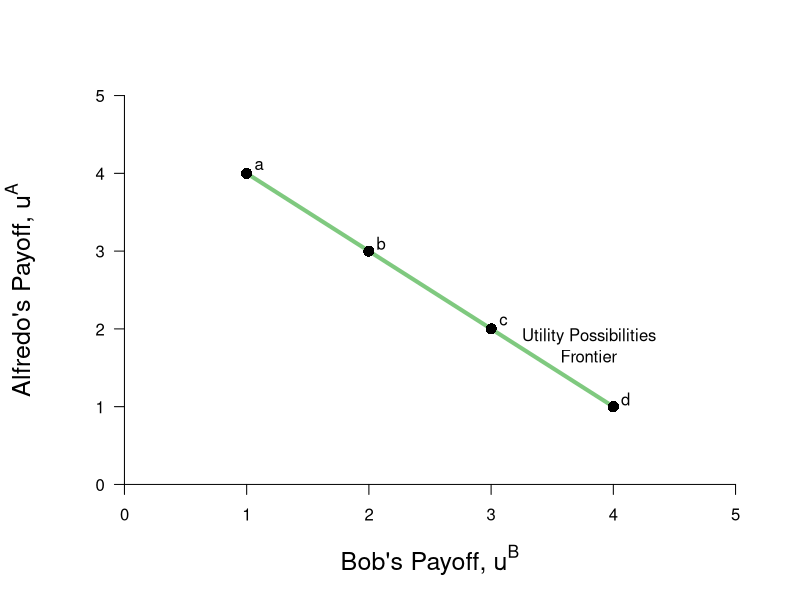

The R source for this figure:
require(ggplot2)
require(shape)
pdf(file = "society_fig3.pdf", width = 9, height = 7)

#Set parameters for graphics
axislabelsize <- 1.5
par(mar =  c(5, 5, 4, 2))
xlims <- c(0, 5)
ylims <- c(0, 5)

#Plot command 
plot(0, 0, xlim = xlims, ylim = ylims, type = "n",
     xlab = expression(paste("Bob's Payoff, ", u^B)),
     ylab = expression(paste("Alfredo's Payoff, ", u^A)),
     xaxt = "n", yaxt = "n", cex.lab = axislabelsize, bty = "n")


#Customize ticks and labels for the plot
ticksy <- seq(0, 5, 1)
ylabels <- seq(0, 5, 1)
ticksx <- seq(0, 5, 1)
xlabels <- seq(0, 5, 1)
axis(1, at = ticksx, pos = 0, labels = xlabels)
axis(2, at = ticksy, pos = 0, labels = ylabels, las = 1)


#Lines for the coordinates of the Nash equilbrium
segments(1, 4, 4, 1, lty = 1, col = "#7fc97f", lwd = 4)

#Add points a, b, c and c
points(1, 4, pch = 16, col = "black", cex = 1.5)
text(1.1, 4.1, expression(paste("a")))
points(2, 3, pch = 16, col = "black", cex = 1.5)
text(2.1, 3.1, expression(paste("b")))
points(3, 2, pch = 16, col = "black", cex = 1.5)
text(3.1, 2.1, expression(paste("c")))
points(4, 1, pch = 16, col = "black", cex = 1.5)
text(4.1, 1.1, expression(paste("d")))

#Label utility possibilities frontier
text(3.8, 1.9, expression(paste("Utility Possibilities")))
text(3.8, 1.65, expression(paste("Frontier")))

dev.off()
